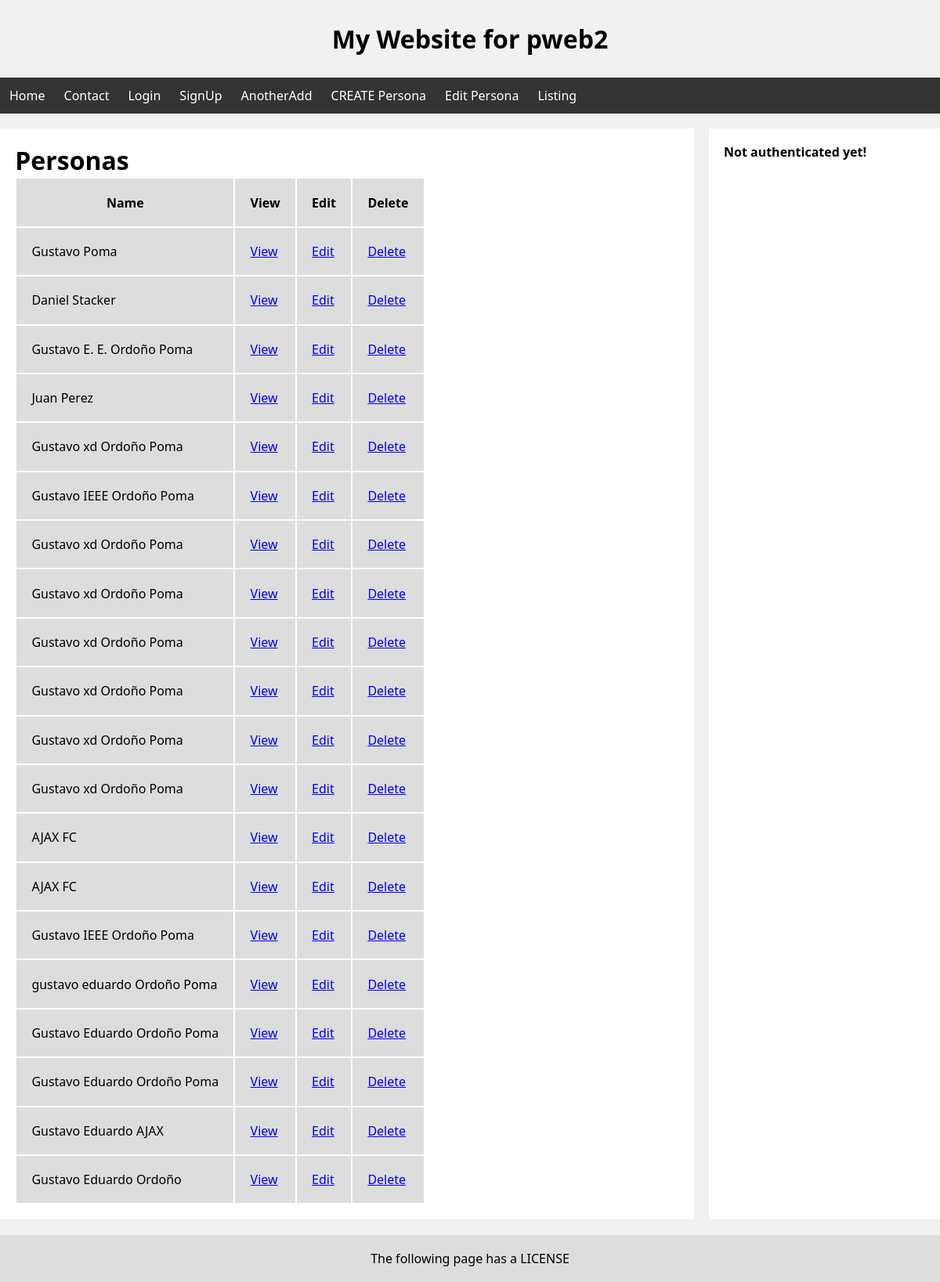
The page /personas/ on the database as committed earlier.
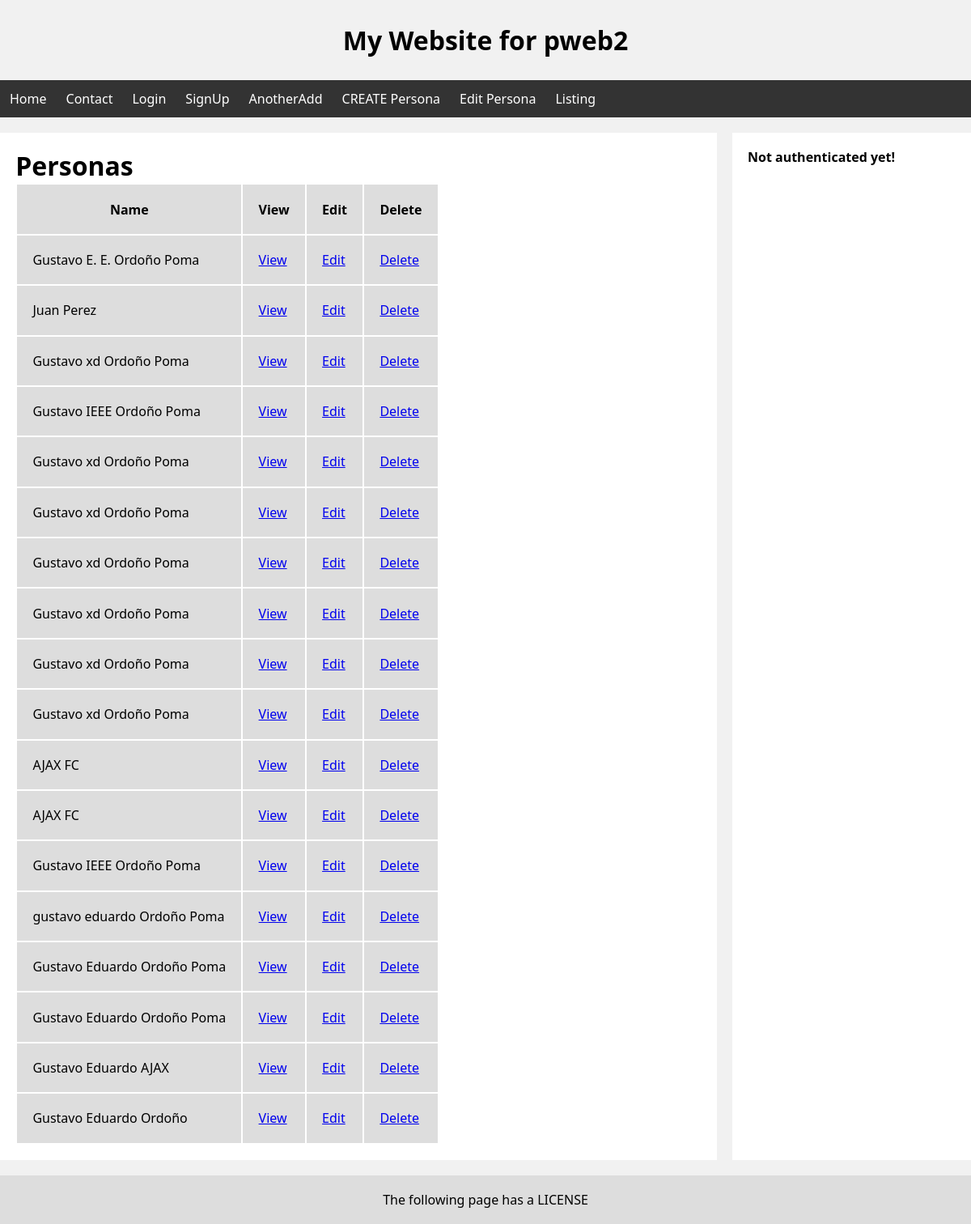
The same page on the database as committed later.
### personas/models.py (models this page shows, shortened)
class Persona(models.Model):
    nombres = models.CharField(max_length=100)
    apellidos = models.CharField(max_length=100)
    edad = models.IntegerField() # max_digits=3
    donador = models.BooleanField()
    def get_absolute_url(self):
        return reverse("browsing", kwargs={"myID": self.id})

### personas/views.py (the view)
# urls.py: path('personas/', personasListView, name="listing")
def personasListView(request):
    personas = Persona.objects.all()
    return render(request, "personas/personasLista.html", {
        "personas": personas
    })

### personas/templates/personas/personasLista.html (shortened to what this page needs)
{% extends 'layouts/main-layout.html' %}
{% block content %}
    <h1>Personas</h1>
    <table>
        <thead>
            <tr>
                <th>Name</th>
                <th>View</th>
                <th>Edit</th>
                <th>Delete</th>
            </tr>
        </thead>
        <tbody>
            {% for persona in personas %}
            <tr>
                <td>
                    {{ persona.nombres }} {{ persona.apellidos }}
                </td>
                <td>
                    <a href="{{ persona.get_absolute_url }}">View</a>
                </td>
                <td>
                    <a href="/personas/{{ persona.id }}/edit">Edit</a>
                </td>
                <td>
                    <a href="/personas/{{ persona.id }}/delete">Delete</a>
                </td>
            </tr>
            {% endfor %}
        </tbody>
    </table>
{% endblock %}

Rows that differ between the two databases and show on the page:
removed Persona: nombres "Gustavo", apellidos "Poma"
removed Persona: nombres "Daniel", apellidos "Stacker"
